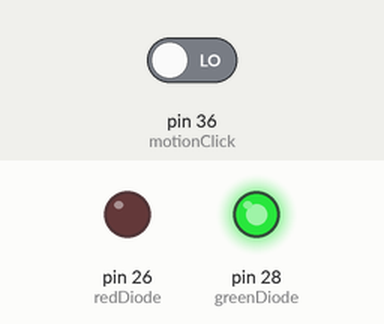
A sketch run on a simulated Arduino Mega 2560, built with avr-gcc and run on an emulated ATmega2560. On the bench: output pins drawn as LEDs (lit = HIGH). The test bench sets the inputs (shaded band); at power-on: pin 36 (motionClick) LOW.

Above: at 8.3 s.
8.4 s: pin 36 (motionClick) driven HIGH
At 9.5 s:
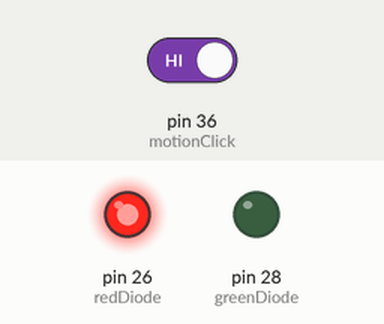
9.9 s: pin 36 (motionClick) driven LOW
At 10.6 s:
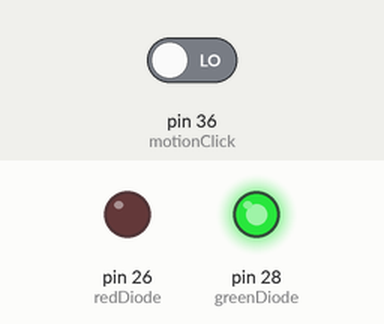
Timing chart, 0 to 12.9 s (numbered marks = the images above; inputs shaded):
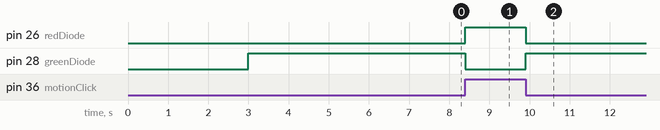

The sketch:

motionClick.ino
```cpp
#include <HardwareSerial.h>

#define greenDiode 28
#define redDiode 26
#define motionClick 36

String credentials = "{AndroidAP2/execom123/kth/5ddbd425-6b97-4cbd-b670-c221222ac694/}"; // change depending on your device and WiFi

bool flagMotion = false;
bool state = false;
bool sent = false;

void setup() {
  // put your setup code here, to run once:
  delay(3000);
  pinMode(greenDiode, OUTPUT);
  pinMode(redDiode, OUTPUT);
  pinMode(motionClick, INPUT);


  digitalWrite(greenDiode, HIGH);
  digitalWrite(redDiode, LOW);

  Serial.begin(9600);
  Serial1.begin(9600);
  delay(100);
  Serial1.print(credentials);
  delay(4000);
}

void loop() {
  // put your main code here, to run repeatedly:

  state = digitalRead(motionClick);

  if(state == HIGH)
  {
    digitalWrite(greenDiode, LOW);
    digitalWrite(redDiode, HIGH);
    flagMotion = true;
    sent = 1;
  }
  if(state == LOW)
  {
    digitalWrite(greenDiode, HIGH);
    digitalWrite(redDiode, LOW);
    sent = 0;
  }

  if (flagMotion == true && sent == 0)
  {
    Serial1.write("RED");
    flagMotion = false;
  }
}
```

Measured:
- after the input at 8.4 s, pin 26 (redDiode): LOW → HIGH at once; pin 28 (greenDiode): HIGH → LOW at once
- after the input at 9.9 s, pin 26 (redDiode): HIGH → LOW at once; pin 28 (greenDiode): LOW → HIGH at once
